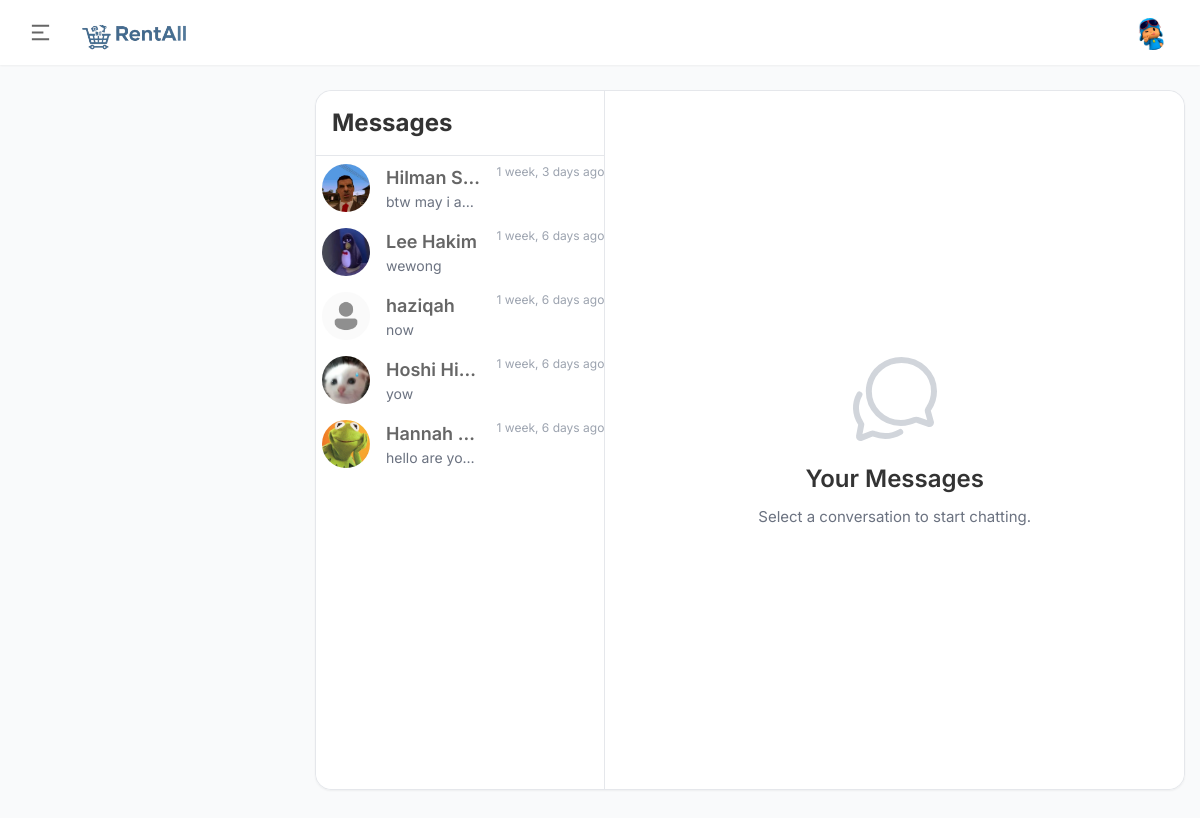
Page /messages/ (signed in) on the committed database.
### userauths/models.py (models this page shows, shortened)
class User(AbstractUser):
    full_name = models.CharField(max_length=200) #charfield tak leh ambik byk words
    username = models.CharField(max_length=50)
    email = models.EmailField(unique=True, validators=[validate_iium_email])
    phone = models.CharField(max_length=200)
    gender = models.CharField(max_length=100, choices=GENDER, default="male")
    otp = models.CharField(max_length=10, null=True, blank=True)
    USERNAME_FIELD = 'email'
    REQUIRED_FIELDS = ['username']

class Profile(models.Model):
    pid = ShortUUIDField(length=7, max_length=25, alphabet='abcdefghijklmnopqrstuvwxyz')
    user = models.OneToOneField(User,on_delete=models.CASCADE) #1 user = 1 profile only, cascade - delete profile auto delete evrything in user
    cover_image = models.ImageField(upload_to=user_directory_path, blank=True, null=True, default="cover.jpg")
    image = models.ImageField(upload_to=user_directory_path, blank=True, null=True, default="default.jpg")
    full_name = models.CharField(max_length=200, null=True, blank=True) #charfield tak leh ambik byk words
    phone = models.CharField(max_length=200, null=True, blank=True)
    gender = models.CharField(max_length=100, choices=GENDER, default="male")
    bio = models.CharField(max_length=200, null=True, blank=True)
    about_me = models.TextField(null=True, blank=True)
    whatsapp = models.CharField(max_length=200, null=True, blank=True)
    instagram = models.CharField(max_length=200, null=True, blank=True)
    verified = models.BooleanField(default=False)
    followers = models.ManyToManyField(User, blank=True, related_name="followers")
    following = models.ManyToManyField(User, blank=True, related_name="following")
    friends = models.ManyToManyField(User, blank=True, related_name="friends")
    blocked = models.ManyToManyField(User, blank=True, related_name="blocked")
    date = models.DateTimeField(auto_now_add=True)
    slug = models.SlugField(unique=True, blank=True, null=True) #must be true so 2 profiles xboleh ada same slug
    def create_user_profile(sender, instance, created, **kwargs):
        if created:
            Profile.objects.create(user=instance)
    def save_user_profile(sender, instance, **Kwargs):
        instance.profile.save()
    post_save.connect(create_user_profile, sender=User)
    post_save.connect(save_user_profile, sender=User)

### core/models.py (models this page shows, shortened)
class ChatMessage(models.Model):
    sender = models.ForeignKey(User, on_delete=models.SET_NULL, null=True, related_name="sender_messages")
    receiver = models.ForeignKey(User, on_delete=models.SET_NULL, null=True, related_name="receiver_messages")
    message = models.CharField(max_length=100000, null=True, blank=True)
    image = models.ImageField(upload_to="chat-images", null=True, blank=True)
    is_read = models.BooleanField(default=False)
    date = models.DateTimeField(auto_now_add=True)
    mid = ShortUUIDField(length=10, max_length=25, alphabet="abcdefghijklmnopqrstuvwxyz")
    rental_request = models.ForeignKey('RentalRequest', on_delete=models.SET_NULL, null=True, blank=True, related_name="chat_messages")
    product = models.ForeignKey('Product', on_delete=models.SET_NULL, null=True, blank=True, related_name="chat_messages")
    MESSAGE_TYPES = (
        ('text', 'Text'),
        ('rental_card', 'Rental Card'),
    )
    message_type = models.CharField(max_length=20, choices=MESSAGE_TYPES, default='text')
    class Meta:
        ordering = ['date']
        verbose_name_plural = "Chat Messages"

### core/views.py (the view, shortened to what this page needs)
# urls.py: path("messages/", views.messages_view, name="messages"),
@login_required
def messages_view(request):
    user = request.user
    chat_with_user_id = request.GET.get('user_id')
    sent_to_ids = ChatMessage.objects.filter(sender=user).values_list('receiver_id', flat=True)
    received_from_ids = ChatMessage.objects.filter(receiver=user).values_list('sender_id', flat=True)
    other_user_ids = set(list(sent_to_ids) + list(received_from_ids))
    active_chat_user = None
    conversations = []
    for user_id_loop in other_user_ids:
        try:
            other_user = User.objects.get(id=user_id_loop)
        except User.DoesNotExist:
            continue
        try:
            last_message = ChatMessage.objects.filter(
                (Q(sender=user, receiver=other_user) | Q(sender=other_user, receiver=user))
            ).latest('date')
        except ChatMessage.DoesNotExist:
            last_message = None
        unread_count = ChatMessage.objects.filter(
            sender=other_user, receiver=user, is_read=False
        ).count()
        conversations.append({'user': other_user, 'last_message': last_message, 'unread_count': unread_count})
    conversations.sort(key=lambda x: x['last_message'].date if x['last_message'] else timezone.now(), reverse=True)
    draft_product = None
    product_id = request.GET.get('product_id')
    if product_id:
        try:
            draft_product = Product.objects.get(pid=product_id)
        except Product.DoesNotExist:
            pass
    context = {
        "conversations": conversations,
        "active_chat_user": active_chat_user,
        "draft_product": draft_product
    }
    return render(request, "core/messages.html", context)

### core/context_processors.py (called while the page is built)
def notification_context(request):
    unread_notifications_count = 0
    unread_messages_count = 0
    if request.user.is_authenticated:
        unread_notifications_count = Notification.objects.filter(user=request.user, is_read=False).count()
        unread_messages_count = ChatMessage.objects.filter(receiver=request.user, is_read=False).count()
    return {
        'unread_notifications_count': unread_notifications_count,
        'unread_messages_count': unread_messages_count,
    }

### templates/core/messages.html (shortened to what this page needs)
{% extends 'partials/base.html' %}
{% load static %}
{% block content %}
<div class="main_content">
    <div class="mcontainer">
        <div class="flex border rounded-2xl shadow-sm" style="height: calc(100vh - 100px);">
            <div class="w-1/3 border-r bg-white rounded-l-2xl">
                <div class="p-4 border-b">
                    <h1 class="text-2xl font-bold">Messages</h1>
                </div>
                <div class="contact-list" style="max-height: calc(100vh - 175px); overflow-y: auto;">
                    {% if conversations %}
                        {% for conv in conversations %}
                            <a href="{% url 'core:messages' %}?user_id={{ conv.user.id }}" class="conversation-item p-4 flex items-center space-x-4 hover:bg-gray-50 {% if active_chat_user and active_chat_user.id == conv.user.id %}bg-gray-100{% endif %}" data-user-id="{{ conv.user.id }}" data-username="{{ conv.user.username }}">
                                <div class="relative flex-shrink-0">
                                    <img src="{{ conv.user.profile.image.url }}" alt="" class="w-12 h-12 rounded-full">
                                </div>
                                <div class="flex-1 min-w-0">
                                    <p class="font-semibold text-lg truncate">{{ conv.user.profile.full_name }}</p>
                                    <p class="text-sm text-gray-500 truncate">
                                        {% if conv.last_message %}
                                            {% if conv.last_message.message %}{{ conv.last_message.message }}{% else %}Photo{% endif %}
                                        {% else %}
                                            Start a conversation
                                        {% endif %}
                                    </p>
                                </div>
                                {% if conv.last_message %}
                                <span class="text-xs text-gray-400 self-start">{{ conv.last_message.date|timesince }} ago</span>
                                {% endif %}
                            </a>
                        {% endfor %}
                    {% else %}
                        <div class="p-6 text-center text-gray-500">
                            You have no messages yet.
                        </div>
                    {% endif %}
                </div>
            </div>
            <div class="w-2/3 bg-white rounded-r-2xl flex flex-col">
                <div id="chat-welcome" class="h-full flex flex-col items-center justify-center text-center {% if active_chat_user %}hidden{% endif %}">
                    <ion-icon name="chatbubbles-outline" class="text-8xl text-gray-300"></ion-icon>
                    <h2 class="text-2xl font-semibold mt-4">Your Messages</h2>
                    <p class="text-gray-500 mt-2">Select a conversation to start chatting.</p>
                </div>
            </div>
        </div>
    </div>
</div>
{% endblock content %}

### templates/partials/base.html (shortened to what this page needs)
{% load static %}
<!DOCTYPE html>
<html lang="en">
<head>
    <link rel="stylesheet" href="{% static 'assets/css/icons.css' %}">
    <link rel="stylesheet" href="https://cdnjs.cloudflare.com/ajax/libs/font-awesome/7.0.1/css/all.min.css">
    <link rel="stylesheet" href="{% static 'assets/css/uikit.css' %}">
    <link rel="stylesheet" href="{% static 'assets/css/style.css' %}">
    <link href="https://unpkg.com/tailwindcss@^2/dist/tailwind.min.css" rel="stylesheet">
    <link rel="stylesheet" type="text/css" href="https://cdn.jsdelivr.net/npm/daterangepicker/daterangepicker.css" />
</head>
<body>
        <header>
            <div class="header_wrap">
                <div class="header_inner mcontainer">
                    <div class="left_side">
                        <span class="slide_menu" uk-toggle="target: #wrapper ; cls: is-collapse is-active">
                            <svg xmlns="http://www.w3.org/2000/svg" viewBox="0 0 24 24" width="24" height="24"><path d="M3 4h18v2H3V4zm0 7h12v2H3v-2zm0 7h18v2H3v-2z" fill="currentColor"></path></svg>
                        </span>
                        <div id="logo">
                            <a href="{% url 'core:feed' %}">
                                <img src="{% static 'assets/images/logo.png' %}?v=2" style="height: 130px; width: auto; max-height: none;" alt="">
                            </a>
                        </div>
                    </div>
                    <div class="right_side">
                        <div class="header_widgets">
                            <a href="#">
                                <img src="{{request.user.profile.image.url}}" class="is_avatar" alt="">
                            </a>
                        </div>
                    </div>
                </div>
            </div>
        </header>
        {% block content %}
        {% endblock content %}
</body>
</html>

### rows in the picture
User: user.profile.image (picture)
User: user.profile.image (picture), user.profile.full_name "Hilman S…", last_message.message "btw may i a…", last_message "1 week, 3 days"
User: user.profile.image (picture), user.profile.full_name "Lee Hakim", last_message.message "wewong", last_message "1 week, 6 days"
User: user.profile.image (placeholder picture), user.profile.full_name "haziqah", last_message.message "now", last_message "1 week, 6 days"
User: user.profile.image (picture), user.profile.full_name "Hoshi Hi…", last_message.message "yow", last_message "1 week, 6 days"
User: user.profile.image (picture), user.profile.full_name "Hannah…", last_message.message "hello are yo…", last_message "1 week, 6 days"
